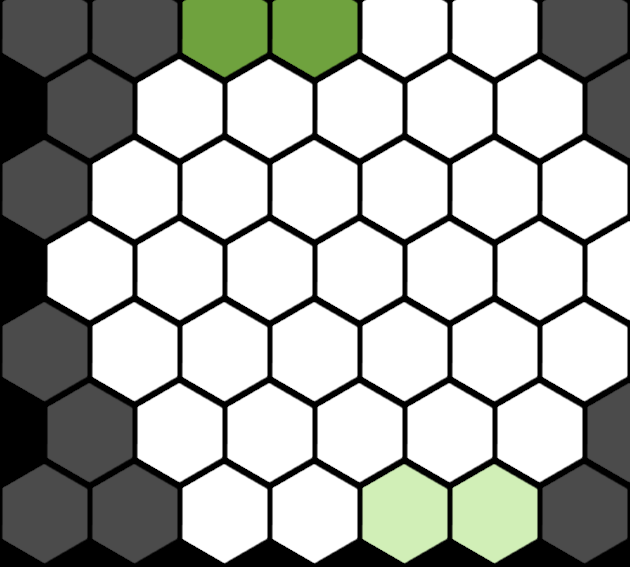

This game map was drawn from its Tiled (.tmx) file and the tilesets committed beside it. A one-line description and the full map source follow:
An orthogonal 14x7 tile map with 45x81 px tiles, 1 tile layer (Tile Layer 1).

<map version="1.0" orientation="orthogonal" renderorder="right-down" width="14" height="7" tilewidth="45" tileheight="81">
 <tileset firstgid="1" source="tiles.tsx" />
 <layer name="Tile Layer 1" width="14" height="7">
  <data>
   <tile gid="1" />
   <tile gid="0" />
   <tile gid="1" />
   <tile gid="0" />
   <tile gid="4" />
   <tile gid="0" />
   <tile gid="4" />
   <tile gid="0" />
   <tile gid="2" />
   <tile gid="0" />
   <tile gid="2" />
   <tile gid="0" />
   <tile gid="1" />
   <tile gid="0" />
   <tile gid="0" />
   <tile gid="1" />
   <tile gid="0" />
   <tile gid="2" />
   <tile gid="0" />
   <tile gid="2" />
   <tile gid="0" />
   <tile gid="2" />
   <tile gid="0" />
   <tile gid="2" />
   <tile gid="0" />
   <tile gid="2" />
   <tile gid="0" />
   <tile gid="1" />
   <tile gid="1" />
   <tile gid="0" />
   <tile gid="2" />
   <tile gid="0" />
   <tile gid="2" />
   <tile gid="0" />
   <tile gid="2" />
   <tile gid="0" />
   <tile gid="2" />
   <tile gid="0" />
   <tile gid="2" />
   <tile gid="0" />
   <tile gid="2" />
   <tile gid="0" />
   <tile gid="0" />
   <tile gid="2" />
   <tile gid="0" />
   <tile gid="2" />
   <tile gid="0" />
   <tile gid="2" />
   <tile gid="0" />
   <tile gid="2" />
   <tile gid="0" />
   <tile gid="2" />
   <tile gid="0" />
   <tile gid="2" />
   <tile gid="0" />
   <tile gid="2" />
   <tile gid="1" />
   <tile gid="0" />
   <tile gid="2" />
   <tile gid="0" />
   <tile gid="2" />
   <tile gid="0" />
   <tile gid="2" />
   <tile gid="0" />
   <tile gid="2" />
   <tile gid="0" />
   <tile gid="2" />
   <tile gid="0" />
   <tile gid="2" />
   <tile gid="0" />
   <tile gid="0" />
   <tile gid="1" />
   <tile gid="0" />
   <tile gid="2" />
   <tile gid="0" />
   <tile gid="2" />
   <tile gid="0" />
   <tile gid="2" />
   <tile gid="0" />
   <tile gid="2" />
   <tile gid="0" />
   <tile gid="2" />
   <tile gid="0" />
   <tile gid="1" />
   <tile gid="1" />
   <tile gid="0" />
   <tile gid="1" />
   <tile gid="0" />
   <tile gid="2" />
   <tile gid="0" />
   <tile gid="2" />
   <tile gid="0" />
   <tile gid="12" />
   <tile gid="0" />
   <tile gid="12" />
   <tile gid="0" />
   <tile gid="1" />
   <tile gid="0" />
  </data>
 </layer>
</map>
